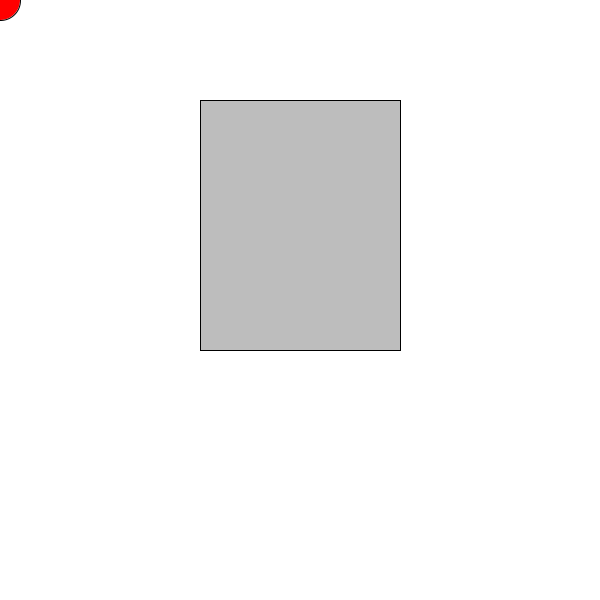
Frame 1 (no input)
Frame 60 (the mouse pressed at the canvas centre just before this capture): identical to frame 1, image omitted
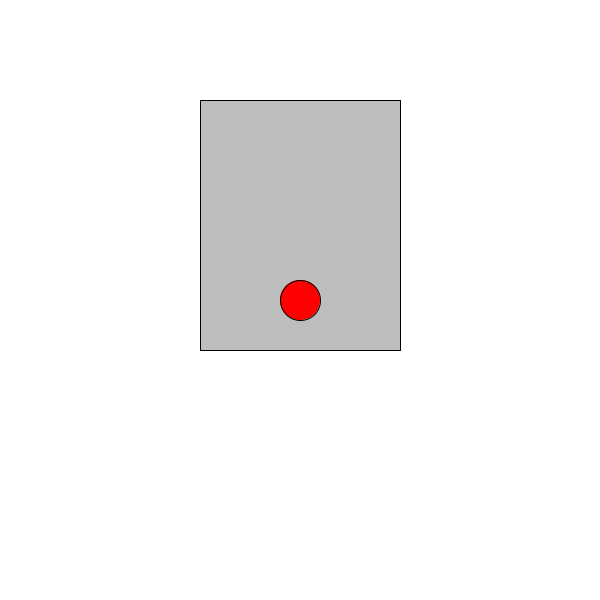
Frame 120 (the mouse held since frame 60 and released just before this capture)

The Processing sketch that drew these frames (run headless with seeded random() and noise(); from frame 60 on, the mouse is pressed at the canvas centre):

// Processing sketch: sketch_161122a
// ── sketch_161122a.pde
float ballX = 0;
float ballY = 0;
float batX = 200;
float batY = 100;
float batW = 200;
float batH = 250;
float ballD = 40;
float ballR = ballD/2;

boolean onLeft = false;
boolean onRight = false;
boolean onTop = false;
boolean onBottom = false;



void setup() {
  size(600, 600);
}

void draw() {
  background(255);
  fill(189);
  rect(batX,batY,batW,batH);
  
  onLeft = false;
  onRight = false;
  onTop = false;
  onBottom = false;
  ballX = mouseX;
  ballY = mouseY;
  fill(255,0,0);
  ellipse(ballX,ballY,ballD,ballD);
  
  float testX = ballX;
  float testY = ballY;

  if (ballX < batX) {
    // On the left 
    testX = batX;
    onLeft = true;
  } else if (ballX > batX+batW) {
    // ON the right
    testX = batX+batW;
    onRight = true;
  }

  if (ballY < batY) {
    // On the top
    testY = batY;
    onTop = true;
  } else if (ballY > batY+batH) {
    // on the bottom
    testY = batY+batH;
    onBottom = true;
  }
  // Calculate the distance 
  float distance = dist(ballX, ballY, testX, testY);
  if (distance <= ballR && onLeft == true) {
    text("on the left ", 0, 300);
  }
  if (distance <= ballR && onRight == true) {
    text("on the Right ", 500, 300);
  }
  if (distance <= ballR && onTop == true) {
    text("on the Top ", 300, 30);
  }
  if (distance <= ballR && onBottom == true) {
    text("on the Bottom ", 300, 500);
  }
} 
